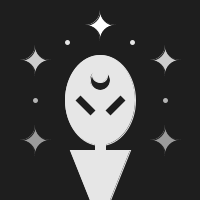
Frame 1 (no input)
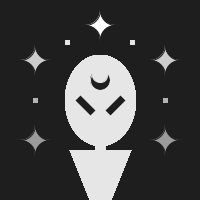
Frame 60 (the mouse pressed at the canvas centre just before this capture)
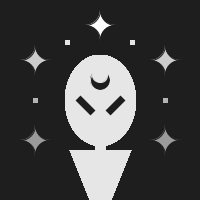
Frame 120 (the mouse held since frame 60 and released just before this capture)

The Processing sketch that drew these frames (run headless with seeded random() and noise(); from frame 60 on, the mouse is pressed at the canvas centre):

// Processing sketch: f17magd150lab01_garczynski
// ── f17magd150lab01_garczynski.pde
void setup() {
 background(30) ;
 size(200, 200) ;
}

void draw() {
  stroke(255) ;
  strokeWeight(1) ;
  fill(255) ;

// THE STARS
  fill(205) ;
  rect(20, 45, 30, 30) ;
  fill(155) ;
  rect(20, 125, 30, 30) ;
  
  fill(205) ;
  rect(150, 45, 30, 30) ;
  fill(155) ;
  rect(150, 125, 30, 30) ;
  
  fill(255) ;
  rect(85, 10, 30, 30) ;
  
  fill(30) ;
  stroke(30) ;
  ellipse(20, 75, 30, 30) ;
  ellipse(50, 75, 30, 30) ;
  ellipse(20, 45, 30, 30) ;
  ellipse(50, 45, 30, 30) ;
  
  ellipse(20, 155, 30, 30) ;
  ellipse(50, 155, 30, 30) ;
  ellipse(20, 125, 30, 30) ;
  ellipse(50, 125, 30, 30) ;
  
  ellipse(150, 75, 30, 30) ;
  ellipse(180, 75, 30, 30) ;
  ellipse(150, 45, 30, 30) ;
  ellipse(180, 45, 30, 30) ;
  
  ellipse(150, 155, 30, 30) ;
  ellipse(180, 155, 30, 30) ;
  ellipse(150, 125, 30, 30) ;
  ellipse(180, 125, 30, 30) ;
  
  ellipse(85, 10, 30, 30) ;
  ellipse(85, 40, 30, 30) ;
  ellipse(115, 10, 30, 30) ;
  ellipse(115, 40, 30, 30) ;
  
  stroke(180) ;
  strokeWeight(5) ;
  point(35, 100) ;
  point(165, 100) ;
  stroke(230) ;
  point(67.5, 42.5) ;
  point(132.5, 42.5) ;
  
  
// BODY OF THE ALIEN
  fill(230) ;
  stroke(230) ;
  strokeWeight(1) ;
  quad(70, 150, 130, 150, 110, 200, 90, 200) ;


// HEAD OF THE ALIEN
  ellipseMode(CENTER) ;
  ellipse(100, 100, 70, 90) ;
  
  fill(30) ;
  ellipse(100, 80, 20, 20) ;
  fill(230) ;
  ellipse(100, 75, 15, 15) ;

  rect(95, 130, 10, 20) ;
  
  stroke(30) ;
  strokeWeight(7) ;
  strokeCap(PROJECT) ;
  line(80, 100, 90, 110) ;
  line(120, 100, 110, 110) ;
}
